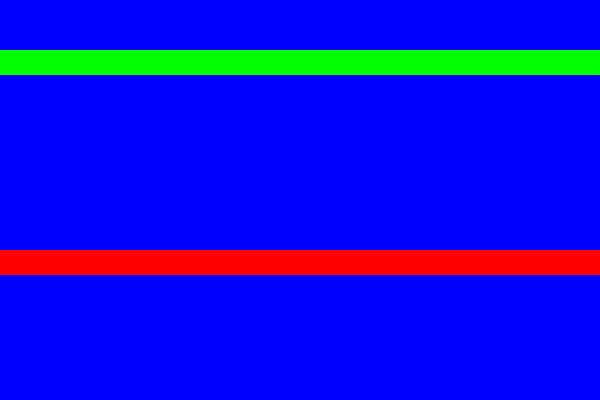
Frame 1 (no input)
Frame 60 (no input): identical to frame 1, image omitted
Frame 120 (the mouse pressed at the canvas centre since frame 60): identical to frame 1, image omitted

The p5.js sketch that drew this single still picture (run headless with seeded random() and noise() and a simulated clock; from frame 60 on, the mouse is pressed at the canvas centre):

// p5.js sketch
// ── sketch.js
//Loops draw bands because draw() is only excecuted once both loops are finished.

function setup() {
    createCanvas(600, 400);
    noStroke();
}

function draw() {
    background(0, 0, 255);
    fill(0, 255, 0);
    
    var x = 0;    
    while (x <= width) {
        rect(x, 50, 25, 25);
        x = x + 1;
    }
    
    fill(255, 0, 0);
    
    //for (variable initialised, Boolean check, variable increment)
    for (var x = 0; x < width; x++){
        
        rect(x, 250, 25, 25);
        
        //NESTED LOOP: (commented as it runs slowly when 600 * 400 squares are being made)
        
        //for (var y = 0; y < height; y++){
        //    rect(x, y, 25, 25);
        //}
        
    }
    
}
